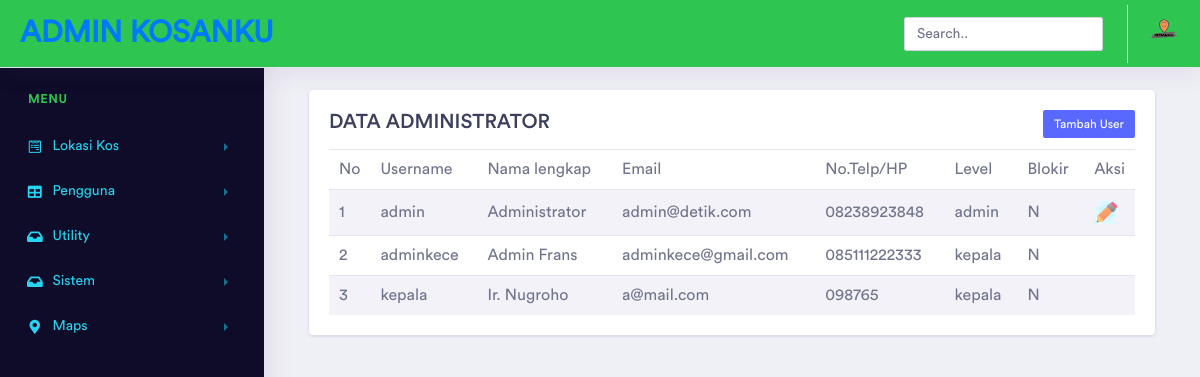
The app's page /pages/media.php?module=user (signed in) with its own data.
### tables this page shows
CREATE TABLE `users` (
  `username` varchar(50) NOT NULL,
  `password` varchar(50) NOT NULL,
  `nama_lengkap` varchar(100) NOT NULL,
  `email` varchar(100) NOT NULL,
  `no_telp` varchar(20) NOT NULL,
  `level` varchar(20) NOT NULL,
  `blokir` enum('Y','N') NOT NULL DEFAULT 'N',
  `id_session` varchar(100) NOT NULL
);

### pages/modul/mod_users/users.php (the view, shortened to what this page needs)
<?php
 if (empty($_SESSION['username']) AND empty($_SESSION['passuser'])){
  echo "<link href='style.css' rel='stylesheet' type='text/css'>
 <center>Untuk mengakses modul, Anda harus login <br>";
  echo "<a href=../../index.php><b>LOGIN</b></a></center>";
}
else{
switch($_GET[act]){
  default:
    if ($_SESSION[leveluser]=='admin'){
      $tampil = mysql_query("SELECT * FROM users WHERE level = 'admin' or level='kepala' ORDER BY username");
    }
    else{
      $tampil=mysql_query("SELECT * FROM users
                           WHERE username='$_SESSION[namauser]'");
      echo "<h2>User</h2>";
    }
    echo "
    <div class='col-xl-16 col-lg-16 col-md-12 col-sm-12 col-12'>
      <div class='card'>
        <div class='card-body'>
        <div class='row'>
          <div class='col-sm-6'>
              <h3>DATA ADMINISTRATOR</h3>
          </div>
          <div class='col-sm-6 text-right'>
              <input type=button value='Tambah User' class='btn btn-primary btn-xs' onclick=\"window.location.href='?module=user&act=tambahuser';\">
          </div>
        </div>
            <div class='table-responsive '>
              <table class='table table-striped'><thead>
                    <tr>
                    <td class='left'>No</td>
                    <td class='left'>Username</td>
                    <td class='left'>Nama lengkap</td>
                    <td class='left'>Email</td>
                    <td class='left'>No.Telp/HP</td>
                    <td class='center'>Level</td>
                    <td class='center'>Blokir</td>
                    <td class='center'>Aksi</td>
                    </tr></thead> ";
                    $no=1;
                    while ($r=mysql_fetch_array($tampil)){
                       echo "<tr><td class='left' width='25'>$no</td>
                             <td class='left'>$r[username]</td>
                             <td class='left'>$r[nama_lengkap]</td>
                		         <td class='left'><a href=mailto:$r[email]>$r[email]</a></td>
                		         <td class='left'>$r[no_telp]</td>
                		         <td class='center'>$r[level]</td>
                		         <td class='center'>$r[blokir]</td>
                             <td class='center' width='50'>";
                                if($r[level]=='kepala'){}else{
                                echo"<a href=?module=user&act=edituser&id=$r[id_session]>
                                <img src='../img/edit.png' border='0' title='edit' />
                                </a>";
                                }
                        echo"</td>
                             </tr>";
                      $no++;
                    }
        echo "</table>
         </div>
        </div>
      </div>
    </div>";
break;
}
}
?>

### records on screen
users: username "admin", nama_lengkap "Administrator", email "admin@detik.com", no_telp "08238923848", level "admin", blokir "N"
users: username "adminkece", nama_lengkap "Admin Frans", email "adminkece@gmail.com", no_telp "085111222333", level "kepala", blokir "N"
users: username "kepala", nama_lengkap "Ir. Nugroho", email "a@mail.com", no_telp "098765", level "kepala", blokir "N"
